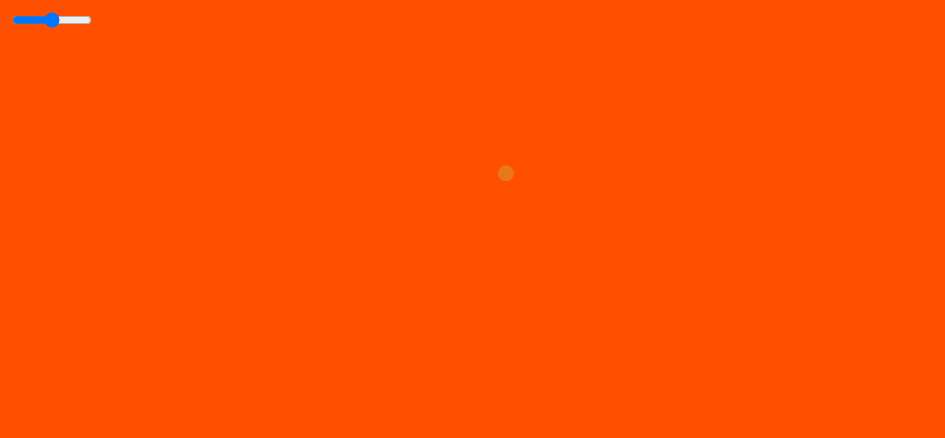
Frame 1 (no input)
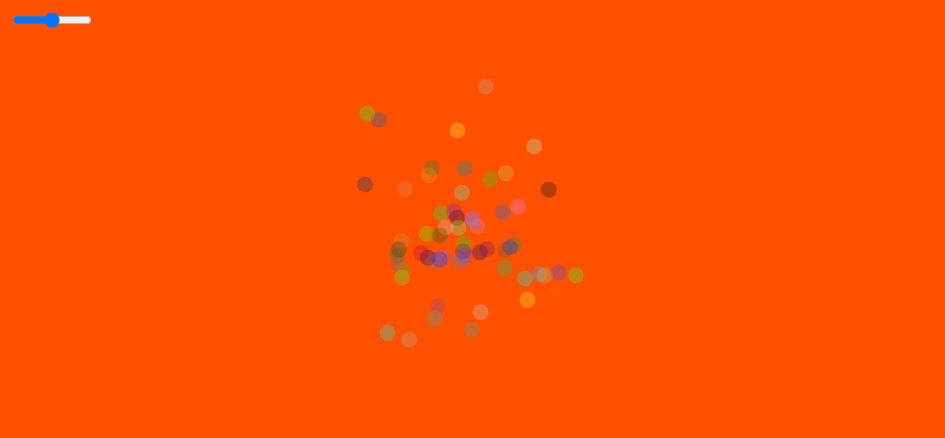
Frame 60 (no input)
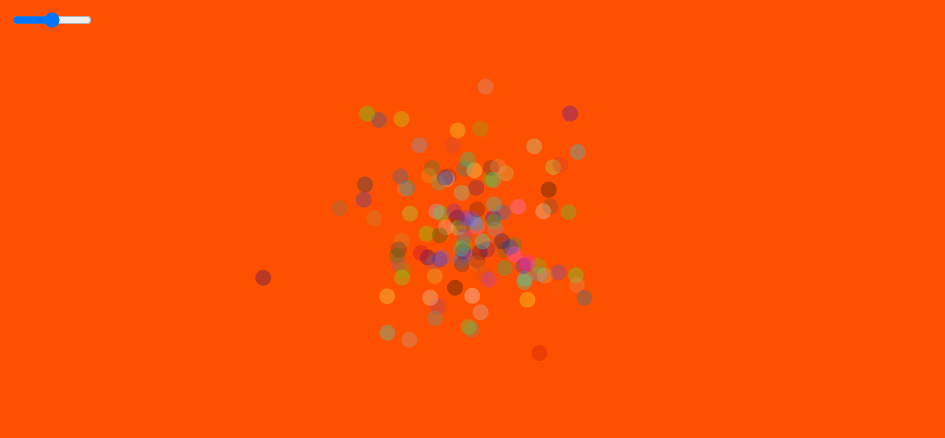
Frame 120 (the mouse pressed at the canvas centre since frame 60)

The p5.js sketch that drew these frames (run headless with seeded random() and noise() and a simulated clock; from frame 60 on, the mouse is pressed at the canvas centre):

// p5.js sketch
// ── sketch.js
let slider;
function setup() {
  // put setup code here
  slider = createSlider(0,100,50,10);
  slider.position(10,10);
  slider.style('width', '80px');
  createCanvas(945,438);
  background(255,80,0);
  }

function draw() {
  // put drawing code here
  // The mean followed by the deviation
  let deviation = slider.value();
  let x = deviation * randomGaussian() + width/2;
  let y = deviation * randomGaussian() + height/2;
  let colR = floor(random(0,255));
  let colG = floor(random(0,255));
  let colB = floor(random(0,255));
  noStroke();
  fill(colR, colB, colG, 80);
  ellipse(x, y, 16, 16);
  print("slider val: " + floor(slider.value()));
}
// Consider a simulation of paint splatter drawn as a collection of colored dots. Most of the paint clusters around a central position, but some dots do splatter out towards the edges. Can you use a normal distribution of random numbers to generate the positions of the dots? Can you also use a normal distribution of random numbers to generate a color palette? Try attaching a slider to standard deviation.
